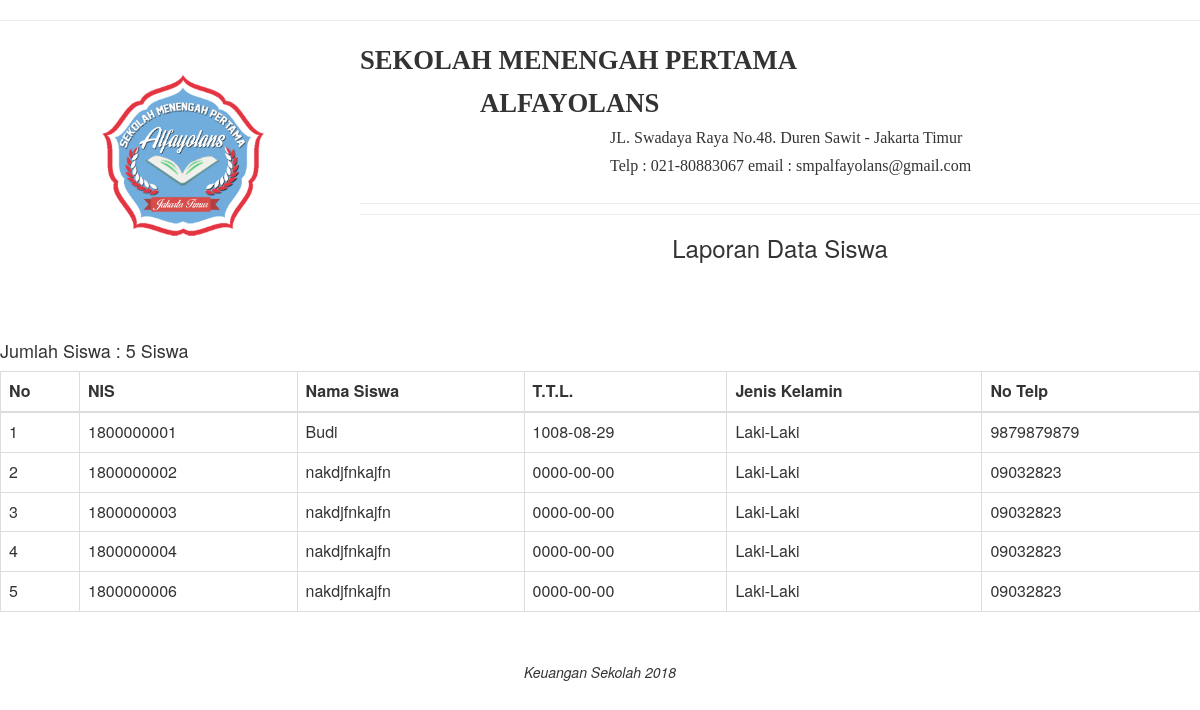
/pages/datalaporan.php?item=siswa (signed in), run on an earlier commit of the app's database.
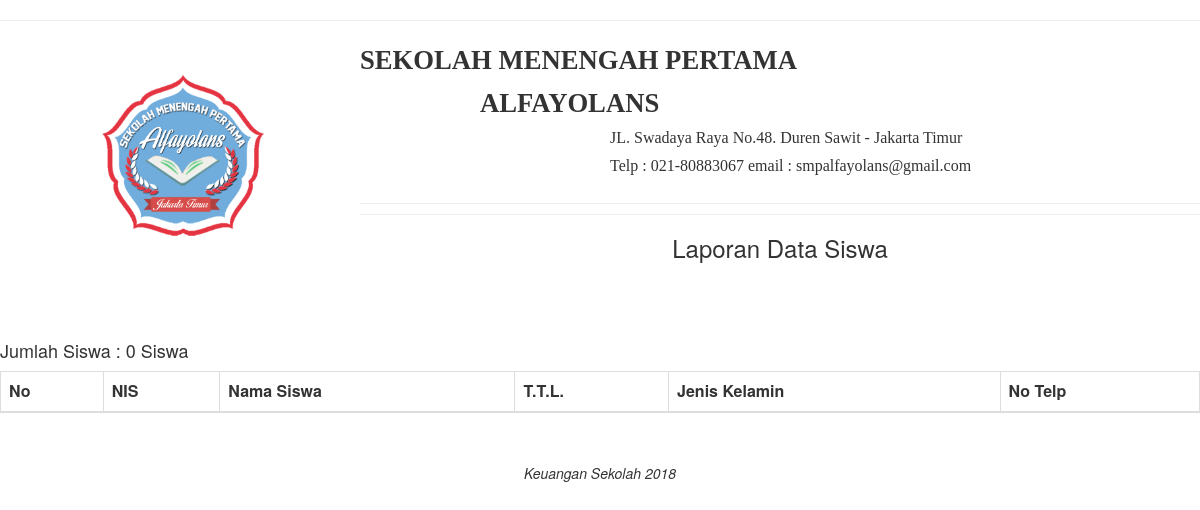
And on a later commit of the database.
### tables this page shows
CREATE TABLE `tb_siswa` (
  `id_siswa` int(11) NOT NULL,
  `nis` int(11) NOT NULL,
  `tahun_ajaran` int(11) NOT NULL,
  `nama_lengkap` varchar(50) NOT NULL,
  `tempat_lahir` varchar(30) NOT NULL,
  `tgl_lahir` date NOT NULL,
  `jk` varchar(10) NOT NULL,
  `alamat` text NOT NULL,
  `agama` varchar(30) NOT NULL,
  `telp` varchar(15) NOT NULL,
  `nama_wali` varchar(50) NOT NULL,
  `pekerjaan_wali` varchar(30) NOT NULL,
  `sekolah_asal` varchar(30) NOT NULL,
  `tahun_lulus` int(11) NOT NULL,
  PRIMARY KEY (`id_siswa`),
  KEY `nis` (`nis`)
);

### pages/datalaporan.php (the view, shortened to what this page needs)
<link rel="stylesheet" href="style/datalaporan.css">
<?php
include '../connection/connection.php';
include '../template/bootstrapcss.php';
$item = $_GET['item'];
    switch ($item) {
        case 'siswa':
            $judul = "Data Siswa";
            $sql = "SELECT * FROM tb_siswa";
            break;
    }
?>
<div id="atas" style="margin-top: 0px">
<div class="awal">
    <hr>
<img src="../images/logo.png" width="30%" heigh="30%" style="margin-top:30px; float:left">
<label style="font-size:20pt; font-family: time news romans">SEKOLAH MENENGAH PERTAMA </label><br>
<label style="font-size:20pt; font-family: time news romans; margin-left:120px">ALFAYOLANS</label><br>
<label style="font-size:12pt; font-family: time news romans; font-weight: normal; margin-left:250px">JL. Swadaya Raya No.48. Duren Sawit - Jakarta Timur </label><br>
<label style="font-size:12pt; font-family: time news romans; font-weight: normal; margin-left: 250px">Telp : 021-80883067   email : smpalfayolans@gmail.com</label>
<hr><hr style="margin-top: -10px">
<h3 align="center">Laporan <?php echo $judul ?></h3>
</div>
</div><br><br>
<?php
$result = mysqli_query($kon,$sql);
if($item=='siswa'){
    $jumlah = mysqli_num_rows($result);
    ?>
<div id="isi">
    <h4>Jumlah Siswa : <?php echo $jumlah ?> Siswa</h4>
    <table class="table table-bordered">
        <thead>
            <tr>
            <th>No</th>
            <th>NIS</th>
            <th>Nama Siswa</th>
            <th>T.T.L.</th>
            <th>Jenis Kelamin</th>
            <th>No Telp</th>
            </tr>
        </thead>
        <tbody>
        <?php $no=0;while($row = mysqli_fetch_array($result)){$no++; ?>
        <tr>
        <td><?php echo $no ?></td>
        <td><?php echo $row['nis'] ?></td>
        <td><?php echo $row['nama_lengkap'] ?></td>
        <td><?php echo $row['tgl_lahir'] ?></td>
        <td><?php echo $row['jk'] ?></td>
        <td><?php echo $row['telp'] ?></td>
        </tr>
        <?php } ?>
        </tbody>
    </table>
</div>
    <?php
}
?>
<div id="bawah" >
<em>Keuangan Sekolah <?php echo Date("Y") ?></em>
</div>

### template/bootstrapcss.php (shortened to what this page needs)
<link rel="stylesheet" href="https://maxcdn.bootstrapcdn.com/bootstrap/3.3.7/css/bootstrap.min.css">
<link rel="stylesheet" href="https://maxcdn.bootstrapcdn.com/bootstrap/3.3.7/css/bootstrap-theme.min.css">

### style/datalaporan.css (style rules this page uses)
#bawah { margin-top: 50px; text-align:center; }

What changed in the data, as far as the page shows it:
removed tb_siswa: nis "1800000001", nama_lengkap "Budi", tgl_lahir "1008-08-29", jk "Laki-Laki", telp "9879879879"
removed tb_siswa: nis "1800000002", nama_lengkap "nakdjfnkajfn", tgl_lahir "0000-00-00", jk "Laki-Laki", telp "09032823"
removed tb_siswa: nis "1800000003", nama_lengkap "nakdjfnkajfn", tgl_lahir "0000-00-00", jk "Laki-Laki", telp "09032823"
removed tb_siswa: nis "1800000004", nama_lengkap "nakdjfnkajfn", tgl_lahir "0000-00-00", jk "Laki-Laki", telp "09032823"
removed tb_siswa: nis "1800000006", nama_lengkap "nakdjfnkajfn", tgl_lahir "0000-00-00", jk "Laki-Laki", telp "09032823"
Also different on the page:
$jumlah: "5" → "0"
